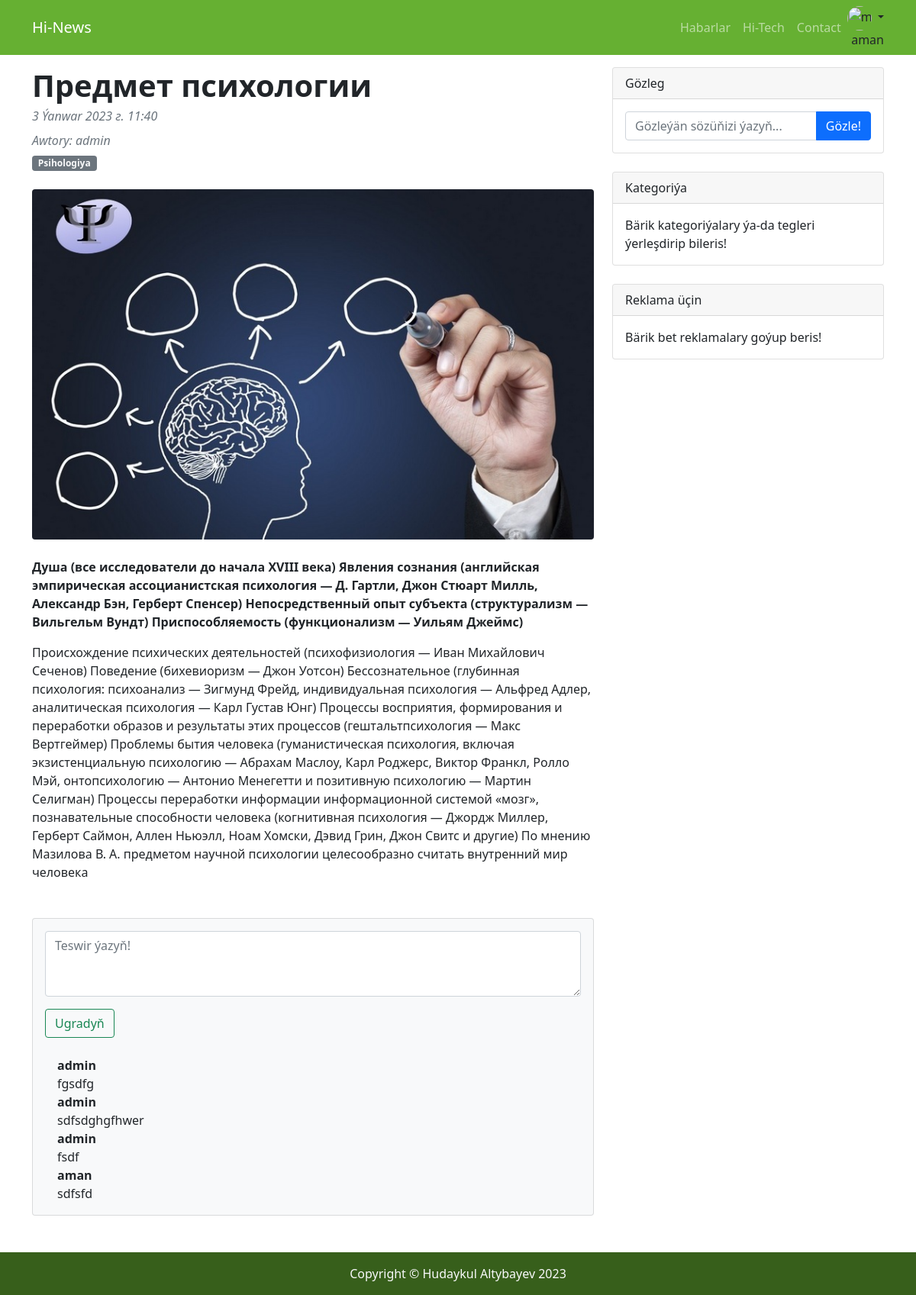
The page /1/ (signed in) on the database its author committed.
### accounts/models.py (models this page shows)
class CustomUser(AbstractUser):
    age = models.PositiveIntegerField('yaşy', null=True, blank=True)

### articles/models.py (models this page shows, shortened)
class Article(models.Model):
    title = models.CharField(max_length=200)
    summary = models.CharField('Gysgaça', max_length=200, blank=True)
    body = RichTextField()
    category = models.ManyToManyField(Category, verbose_name='Kategoriyasy', related_name='blog_category')
    photo = models.ImageField(upload_to='images/', blank=True)
    date = models.DateTimeField(auto_now_add=True)
    author = models.ForeignKey(get_user_model(), on_delete=models.CASCADE)
    class Meta:
        verbose_name_plural = "Makala"

class Category(models.Model):
    name = models.CharField(max_length=100)
    class Meta:
        verbose_name_plural = "Kategoriýa"

class Comment(models.Model):
    article = models.ForeignKey(Article, on_delete=models.CASCADE, related_name='comments')
    text = models.TextField(max_length=1000)
    author = models.ForeignKey(get_user_model(), on_delete=models.CASCADE)
    parent = models.ForeignKey('self', verbose_name='esasy', on_delete=models.SET_NULL, blank=True, null=True)
    class Meta:
        verbose_name_plural = "Teswir"

### articles/views.py (the view)
# urls.py: path('<int:pk>/', ArticleDetailView.as_view(), name='article_detail'),
class ArticleDetailView(CategoryFilter, DetailView):
    model = Article
    template_name = 'article_detail.html'

### templates/article_detail.html (shortened to what this page needs)
{% extends 'base.html' %}
{% load static %}
{% block content %}
    <div class="col-lg-8 mt-3">
        <article>
            <header class="mb-4">
                <h1 class="fw-bolder mb-1">{{ article.title }}</h1>
                <div class="text-muted fst-italic mb-2">{{ article.date }}</div>
                <div class="text-muted fst-italic mb-2">Awtory: {{ article.author }}</div>
                {% for categor in article.category.all %}
                    <a class="badge bg-secondary text-decoration-none link-light" href="#!">{{ categor.name }}</a>
                {% endfor %}
            </header>
            <figure class="mb-4"><img class="img-fluid rounded"
                                      src="{{ article.photo.url }}" alt="{{ article.title }}"/></figure>
            <section class="mb-5">
                {{ article.body | safe }}
            </section>
        </article>
        <section class="mb-5">
            <div class="card bg-light">
                <div class="card-body">
                    <form action="{% url 'add_comment' article.id %}" method="post" class="mb-4">{% csrf_token %}
                        <textarea class="form-control" rows="3" name="text"
                                  placeholder="Teswir ýazyň!"></textarea>
                        {% if user.is_authenticated %}
                            <button type="submit" class="mt-3 btn btn-outline-success ">Ugradyň</button>
                        {% else %}
                            <div class="mt-2 alert alert-info" role="alert">
                                Teswir galdyrmak üçin ilki <a href="{% url 'login' %}" class="alert-link">agza boluň</a>.
                            </div>
                        {% endif %}
                    </form>
                    {% for comment in article.comments.all %}
                        <div class="d-flex">
                            <div class="ms-3">
                                <div class="fw-bold">{{ comment.author }}</div>
                                {{ comment.text }}
                            </div>
                        </div>
                    {% endfor %}
                </div>
            </div>
        </section>
    </div>
    {% include 'include/widget.html' %}
{% endblock content %}

### templates/base.html (shortened to what this page needs)
{% load static %}
<!DOCTYPE html>
<html class="h-100">
<head>
    <link rel="stylesheet" href="{% static 'bootstrap/css/bootstrap.min.css' %}">
    <link rel="stylesheet" href="{% static 'css/styles.css' %}">
    <link rel="stylesheet" href="{% static 'css/headers.css' %}">
</head>
<body class="d-flex flex-column h-100 ">
<nav class="navbar navbar-expand-lg navbar-dark " style="background-color: #66B032">
    <div class="container">
        <a class="navbar-brand" href="{% url 'article_list' %}">Hi-News</a>
        <div class="collapse navbar-collapse" id="navbarSupportedContent">
            <ul class="navbar-nav ms-auto mb-2 mb-lg-0">
                <li class="nav-item"><a class="nav-link" href="#">Habarlar</a></li>
                <li class="nav-item"><a class="nav-link" href="#!">Hi-Tech</a></li>
                <li class="nav-item"><a class="nav-link" href="#!">Contact</a></li>
            </ul>
            <div class="dropdown text-end">
                {% if user.is_authenticated %}
                    <a href="#" class="d-block link-dark text-decoration-none dropdown-toggle" id="dropdownUser1"
                       data-bs-toggle="dropdown" aria-expanded="false">
                        <img src="https://github.com/mdo.png" alt="mdo" width="32" height="32" class="rounded-circle">
                    </a>
                    {{ user.username }}
                {% else %}
                    <form class="form-inline ml-auto">
                        <a href="{% url 'login' %}" class="btn btn-outline-primary me-2">Girmek</a>
                        <a href="{% url 'signup' %}" class="btn btn-primary">Hasap açmak</a>
                    </form>
                {% endif %}
            </div>
        </div>
    </div>
</nav>
<div class="container">
    <div class="row">
        {% block content %}
        {% endblock content %}
    </div>
</div>
<footer class="footer mt-auto py-3 " style="background-color: #375F1B">
  <div class="container">
    <p class="m-0 text-center text-light">Copyright &copy; Hudaykul Altybayev 2023</p>
  </div>
</footer>
</body>
</html>

### static/css/headers.css (style rules this page uses)
.dropdown-toggle { outline: 0; }

### rows shown on the page
CustomUser: username "aman"
Article: title "Предмет психологии", date "3 Ýanwar 2023 г. 11:40", author "admin", photo (picture), body "Душа (все исследователи до начала XVIII века) Явления сознания (английская эмпирическая ассоцианистская психология — Д. Гартли, Джон Стюарт Милль, Александр Бэн, Герберт Спенсер) Непосредственный опыт субъекта (структурализм — Вильгельм Вундт) Приспособляемость (функционализм — Уильям Джеймс) Происхождение психических деятельностей (психофизиология — Иван Михайлович Сеченов) Поведение (бихевиоризм — Джон Уотсон) Бессознательное (глубинная психология: психоанализ — Зигмунд Фрейд, индивидуальная психология — Альфред Адлер, аналитическая психология — Карл Густав Юнг) Процессы восприятия, формирования и переработки образов и результаты этих процессов (гештальтпсихология — Макс Вертгеймер)…"
Category: name "Psihologiya"
Comment: author "admin", text "fgsdfg"
Comment: author "admin", text "sdfsdghgfhwer"
Comment: author "admin", text "fsdf"
Comment: author "aman", text "sdfsfd"
